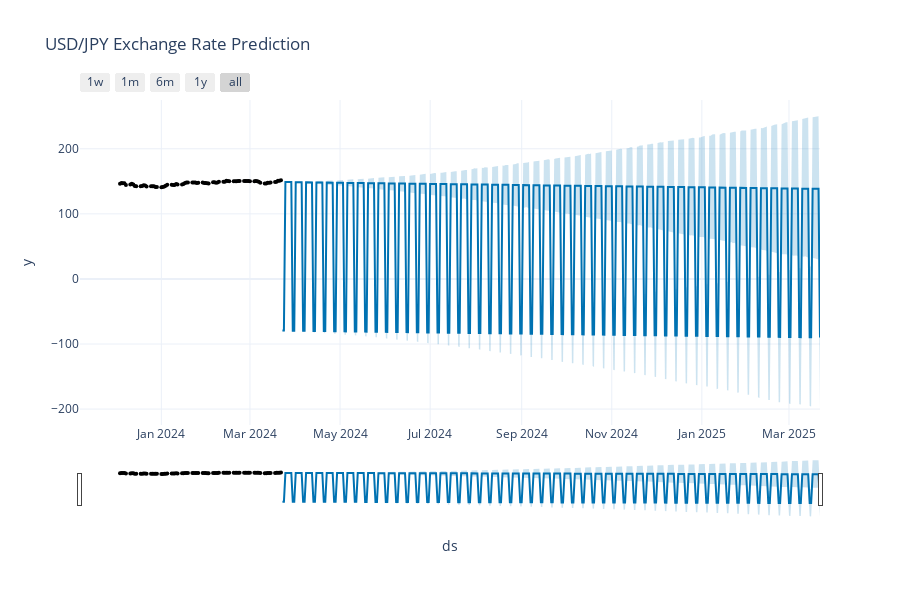
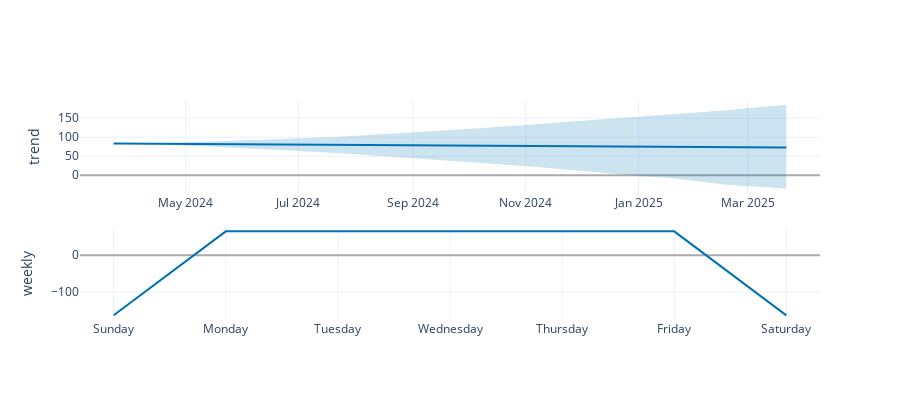

Source (notebook cell) for these figures, in order:
### Code cell
from prophet.plot import plot_plotly, plot_components_plotly

# 예측 결과 시각화
fig = plot_plotly(forecast[1], forecast[0])
fig.update_layout(title='USD/JPY Exchange Rate Prediction')
fig.show()

# 추세, 주간 및 연간 구성 요소 시각화
fig = plot_components_plotly(forecast[1], forecast[0])
fig.show()

### Figure 1 — Plotly figure (JSON) as saved in the notebook; plotly's stock layout.template omitted (floating-point values rounded to 4 significant figures; data arrays with more than 128 entries replaced by an {"elided": "..."} marker saying what was removed)
{"data": [{"marker": {"color": "black", "size": 4}, "mode": "markers", "name": "Actual", "type": "scatter", "x": ["2023-12-04T00:00:00", "2023-12-05T00:00:00", "2023-12-06T00:00:00", "2023-12-07T00:00:00", "2023-12-08T00:00:00", "2023-12-11T00:00:00", "2023-12-12T00:00:00", "2023-12-13T00:00:00", "2023-12-14T00:00:00", "2023-12-15T00:00:00", "2023-12-18T00:00:00", "2023-12-19T00:00:00", "2023-12-20T00:00:00", "2023-12-21T00:00:00", "2023-12-22T00:00:00", "2023-12-25T00:00:00", "2023-12-26T00:00:00", "2023-12-27T00:00:00", "2023-12-28T00:00:00", "2023-12-29T00:00:00", "2024-01-01T00:00:00", "2024-01-02T00:00:00", "2024-01-03T00:00:00", "2024-01-04T00:00:00", "2024-01-05T00:00:00", "2024-01-08T00:00:00", "2024-01-09T00:00:00", "2024-01-10T00:00:00", "2024-01-11T00:00:00", "2024-01-12T00:00:00", "2024-01-15T00:00:00", "2024-01-16T00:00:00", "2024-01-17T00:00:00", "2024-01-18T00:00:00", "2024-01-19T00:00:00", "2024-01-22T00:00:00", "2024-01-23T00:00:00", "2024-01-24T00:00:00", "2024-01-25T00:00:00", "2024-01-26T00:00:00", "2024-01-29T00:00:00", "2024-01-30T00:00:00", "2024-01-31T00:00:00", "2024-02-01T00:00:00", "2024-02-02T00:00:00", "2024-02-05T00:00:00", "2024-02-06T00:00:00", "2024-02-07T00:00:00", "2024-02-08T00:00:00", "2024-02-09T00:00:00", "2024-02-12T00:00:00", "2024-02-13T00:00:00", "2024-02-14T00:00:00", "2024-02-15T00:00:00", "2024-02-16T00:00:00", "2024-02-19T00:00:00", "2024-02-20T00:00:00", "2024-02-21T00:00:00", "2024-02-22T00:00:00", "2024-02-23T00:00:00", "2024-02-26T00:00:00", "2024-02-27T00:00:00", "2024-02-28T00:00:00", "2024-02-29T00:00:00", "2024-03-01T00:00:00", "2024-03-04T00:00:00", "2024-03-05T00:00:00", "2024-03-06T00:00:00", "2024-03-07T00:00:00", "2024-03-08T00:00:00", "2024-03-11T00:00:00", "2024-03-12T00:00:00", "2024-03-13T00:00:00", "2024-03-14T00:00:00", "2024-03-15T00:00:00", "2024-03-18T00:00:00", "2024-03-19T00:00:00", "2024-03-20T00:00:00", "2024-03-21T00:00:00", "2024-03-22T00:00:00"], "y": [146.4, 147.3, 147.2, 147.2, 144.3, 145.0, 146.1, 145.3, 142.8, 142.3, 142.3, 142.7, 143.9, 143.5, 142.1, 142.3, 142.2, 142.5, 141.4, 141.4, 141.0, 141.1, 142.2, 143.0, 144.8, 144.7, 144.2, 144.4, 145.7, 145.0, 145.1, 145.8, 147.2, 148.1, 148.1, 148.1, 148.1, 148.3, 147.6, 147.7, 148.1, 147.5, 147.4, 147.0, 146.5, 148.5, 148.6, 147.8, 148.1, 149.3, 149.2, 149.4, 150.7, 150.5, 149.9, 150.1, 150.3, 149.9, 150.4, 150.5, 150.5, 150.6, 150.5, 150.7, 150.1, 150.1, 150.5, 150.0, 149.3, 147.9, 146.8, 146.7, 147.6, 147.6, 148.3, 149.0, 149.1, 151.0, 150.8, 151.6]}, {"hoverinfo": "skip", "line": {"width": 0}, "mode": "lines", "type": "scatter", "x": {"elided": "365 str values"}, "y": {"elided": "365 float values"}}, {"fill": "tonexty", "fillcolor": "rgba(0, 114, 178, 0.2)", "line": {"color": "#0072B2", "width": 2}, "mode": "lines", "name": "Predicted", "type": "scatter", "x": {"elided": "365 str values"}, "y": {"elided": "365 float values"}}, {"fill": "tonexty", "fillcolor": "rgba(0, 114, 178, 0.2)", "hoverinfo": "skip", "line": {"width": 0}, "mode": "lines", "type": "scatter", "x": {"elided": "365 str values"}, "y": {"elided": "365 float values"}}], "layout": {"height": 600, "showlegend": false, "title": {"text": "USD/JPY Exchange Rate Prediction"}, "width": 900, "xaxis": {"rangeselector": {"buttons": [{"count": 7, "label": "1w", "step": "day", "stepmode": "backward"}, {"count": 1, "label": "1m", "step": "month", "stepmode": "backward"}, {"count": 6, "label": "6m", "step": "month", "stepmode": "backward"}, {"count": 1, "label": "1y", "step": "year", "stepmode": "backward"}, {"step": "all"}]}, "rangeslider": {"visible": true}, "title": {"text": "ds"}, "type": "date"}, "yaxis": {"title": {"text": "y"}}}}

### Figure 2 — Plotly figure (JSON) as saved in the notebook; plotly's stock layout.template omitted (floating-point values rounded to 4 significant figures; data arrays with more than 128 entries replaced by an {"elided": "..."} marker saying what was removed)
{"data": [{"line": {"color": "#0072B2", "width": 2}, "mode": "lines", "name": "trend", "type": "scatter", "x": {"elided": "365 str values"}, "xaxis": "x", "y": {"elided": "365 float values"}, "yaxis": "y"}, {"line": {"color": "rgba(0, 114, 178, 0.2)", "width": 0}, "mode": "lines", "name": "trend_upper", "type": "scatter", "x": {"elided": "365 str values"}, "xaxis": "x", "y": {"elided": "365 float values"}, "yaxis": "y"}, {"fill": "tonexty", "fillcolor": "rgba(0, 114, 178, 0.2)", "line": {"color": "rgba(0, 114, 178, 0.2)", "width": 0}, "mode": "lines", "name": "trend_lower", "type": "scatter", "x": {"elided": "365 str values"}, "xaxis": "x", "y": {"elided": "365 float values"}, "yaxis": "y"}, {"line": {"color": "#0072B2", "width": 2}, "mode": "lines", "name": "weekly", "type": "scatter", "x": ["2017-01-01T00:00:00", "2017-01-02T00:00:00", "2017-01-03T00:00:00", "2017-01-04T00:00:00", "2017-01-05T00:00:00", "2017-01-06T00:00:00", "2017-01-07T00:00:00"], "xaxis": "x2", "y": [-163.1, 65.03, 65.21, 65.54, 65.38, 65.12, -163.1], "yaxis": "y2"}], "layout": {"height": 400, "showlegend": false, "width": 900, "xaxis": {"anchor": "y", "domain": [0, 1], "range": ["2024-03-04T19:12:00", "2025-04-09T04:48:00"], "type": "date"}, "xaxis2": {"anchor": "y2", "domain": [0, 1], "range": ["2016-12-31T16:48:00", "2017-01-07T07:12:00"], "tickformat": "%A", "type": "date"}, "yaxis": {"anchor": "x", "domain": [0.575, 1], "rangemode": "normal", "title": {"text": "trend"}, "zerolinecolor": "#AAA"}, "yaxis2": {"anchor": "x2", "domain": [0, 0.425], "title": {"text": "weekly"}, "zerolinecolor": "#AAA"}}}
